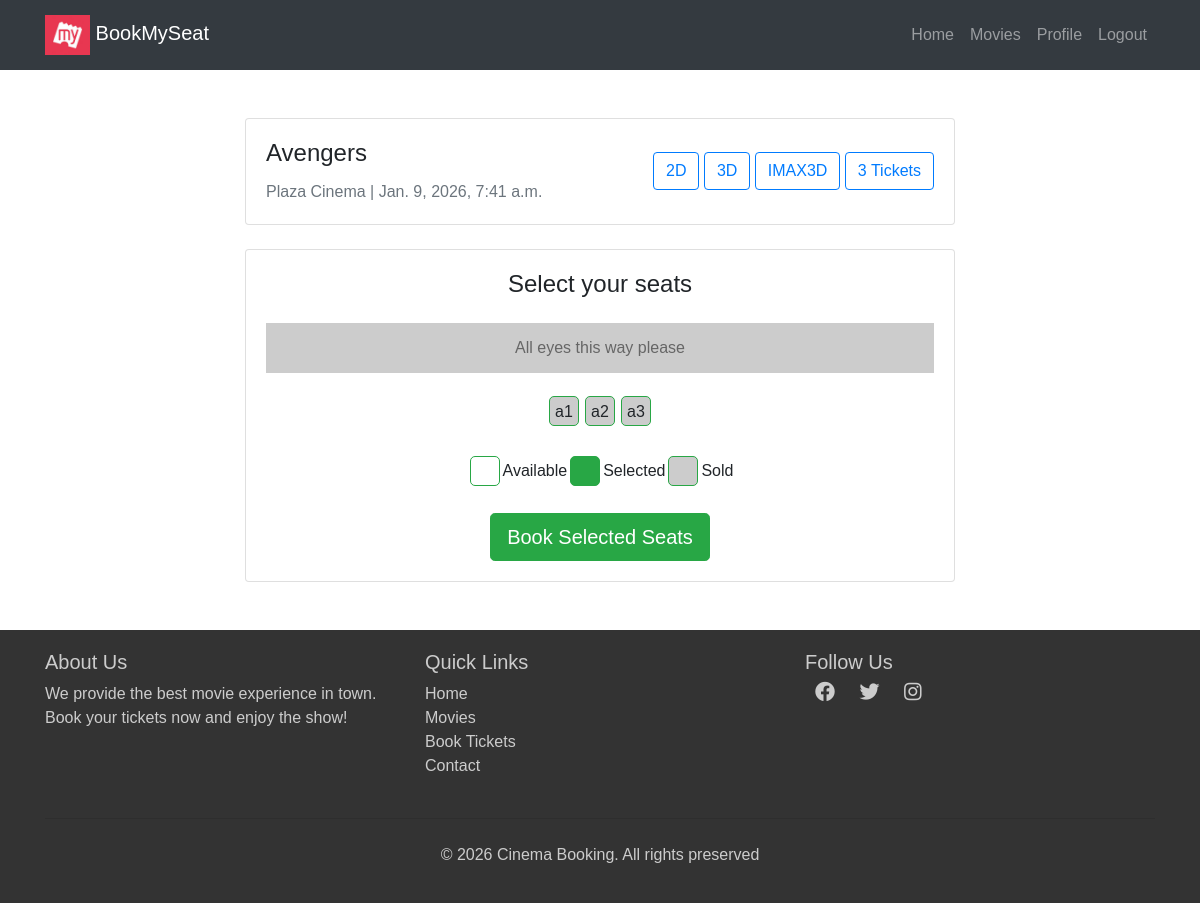
Page /movies/theater/1/seats/book (signed in) on the committed database.
### movies/models.py (models this page shows, shortened)
class Theater(models.Model):
    name = models.CharField(max_length=255)
    movie = models.ForeignKey(Movie, on_delete=models.CASCADE, related_name='theaters')
    time = models.DateTimeField()

class Movie(models.Model):
    name = models.CharField(max_length=255)
    image = models.ImageField(upload_to='movies/')
    rating = models.DecimalField(max_digits=3, decimal_places=1)
    cast = models.TextField()
    description = models.TextField(blank=True, null=True) # optional
    genre = models.CharField(max_length=255, blank=True, null=True)
    language = models.CharField(max_length=255, blank=True, null=True)

class Seat(models.Model):
    theater = models.ForeignKey(Theater, on_delete=models.CASCADE, related_name='seats') # which seat belongs to which theater
    seat_number = models.CharField(max_length=10)
    is_booked = models.BooleanField(default=False) # checking if the seat is booked or not

### movies/views.py (the view, shortened to what this page needs)
# urls.py: path('theater/<int:theater_id>/seats/book', views.book_seats, name='book_seats'),
@login_required(login_url='/login/')
def book_seats(request, theater_id):
    theaters = get_object_or_404(Theater, id=theater_id)
    seats = Seat.objects.filter(theater=theaters)
    return render(request, 'movies/seat_selection.html', {'theaters':theaters, 'seats':seats})

### templates/movies/seat_selection.html (shortened to what this page needs)
{% extends "users/basic.html" %}
{% block content %}
    <div class="container mt-5">
        <div class="row">
            <div class="col-lg-8 mx-auto">
                <div class="card mb-4">
                    <div class="card-body">
                        <div class="d-flex justify-content-between align-items-center flex-wrap">
                            <div>
                                <h4 class="card-title">{{theaters.movie.name}}</h4>
                                <p class="card-text text-muted">
                                    {{theaters.name}} | {{theaters.time}}
                                </p>
                            </div>
                            <div class="mt-2 mt-sm-0">
                                <button class="btn btn-outline-primary me-2 mb-2 mb-sm-0">
                                    2D
                                </button>
                                <button class="btn btn-outline-primary me-2 mb-2 mb-sm-0">
                                    3D
                                </button>
                                <button class="btn btn-outline-primary me-2 mb-2 mb-sm-0">
                                    IMAX3D
                                </button>
                                <button class="btn btn-outline-primary me-2 mb-2 mb-sm-0">
                                    {{seats|length}} Tickets
                                </button>
                            </div>
                        </div>
                    </div>
                </div>
                 <div class="card">
                    <div class="card-body">
                        <h4 class="card-title text-center mb-4">Select your seats</h4>
                        <div class="screen">All eyes this way please</div>
                        <form method="POST">
                            <div class="d-flex justify-content-center flex-wrap mb-4">
                                {% for seat in seats %}
                                <div class="seat {% if seat.is_booked %}sold{% endif %}">
                                    {% if not seat.is_booked %}
                                    <input
                                        type="checkbox"
                                        name="seats"
                                        value="{{seat.id}}"
                                        class="d-none"
                                        id="seat-{{seat.id}}"
                                    />
                                    <label for="seat-{{seat.id}}" class="w-100 h-100 d-flex align-items-center justify-content-center">{{seat.seat_number}}</label>
                                    {% else %}
                                    {{seat.seat_number}}
                                    {% endif %}
                                </div>
                                {% endfor %}
                            </div>
                            <div class="d-flex justify-content-center mb-4">
                                <div class="d-flex align-items-center me-4">
                                    <div class="seat" style="background-color: white;"></div>
                                    <span class="ms-2">Available</span>
                                </div>
                                <div class="d-flex align-items-center me-4">
                                    <div class="seat selected"></div>
                                    <span class="ms-2">Selected</span>
                                </div>
                                <div class="d-flex align-items-center">
                                    <div class="seat sold"></div>
                                    <span class="ms-2">Sold</span>
                                </div>
                            </div>
                            <div class="text-center">
                                <button type="submit" class="btn btn-success btn-lg">
                                    Book Selected Seats
                                </button>
                            </div>
                        </form>
                    </div>
                </div>
            </div>
        </div>
    </div>
{% endblock %}

### templates/users/basic.html (style rules this page uses)
body { font-family: Arial, sans-serif; }

### templates/movies/seat_selection.html (style rules this page uses)
body { font-family: Arial, sans-serif; }
.seat { width: 30px; height: 30px; border: 1px solid #28a745; margin: 3px; text-align: center; line-height: 30px; cursor: pointer; border-radius: 5px; transition: background-color 0.3s, color 0.3s; }
.seat.selected { background-color: #28a745; color: white; }
.seat.sold { background-color: #ccc; cursor: not-allowed; }
.screen { margin: 20px 0; background-color: #ccc; height: 50px; line-height: 50px; text-align: center; color: #666; }

### rows in the picture
Theater: movie.name "Avengers", name "Plaza Cinema", time "Jan. 9, 2026, 7:41 a.m."
Seat: seat_number "a1"
Seat: seat_number "a2"
Seat: seat_number "a3"

### other values in the picture
{{ seats|length }} "3"
